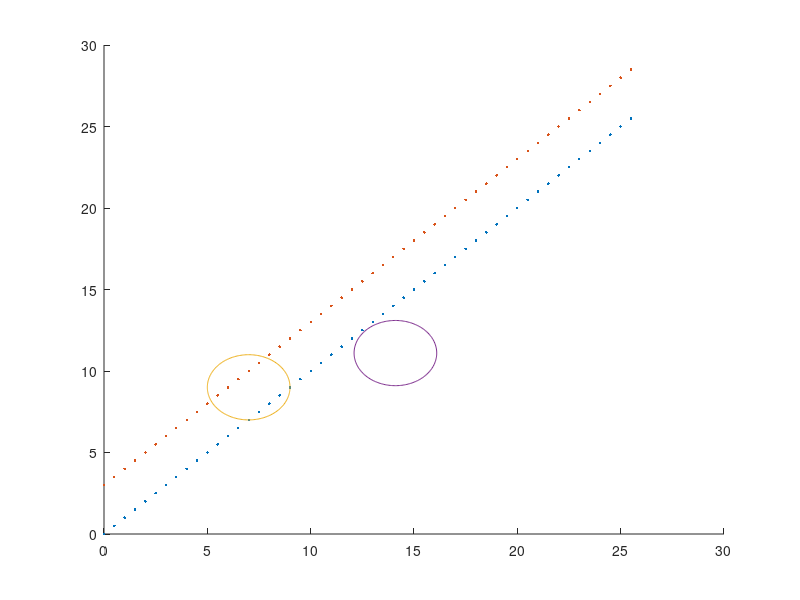

Reproduce this figure in MATLAB. (Note: this script raises an error after producing the figure.)
clc 
clear all
clf

A=[0 0;0 0];
B=[1 0;0 1];
C=eye(2,2);
D=zeros(2,2);

sys=ss(A,B,C,D);


Num_agen=2;


Ts=0.1;
sysd=c2d(sys,Ts);
Ad=sysd.A;
Bd=sysd.B;
T=50;
%% intial trajectory
count=1;
X(:,1)=[0;0 ; 0;3];
for t=0:Ts:5
    if t<2
        u(:,count)=5*ones(2*Num_agen,1);
    else
        u(:,count)=5*ones(2*Num_agen,1);
    end
    for i=1:Num_agen
        X((2*i-1):(2*i),count+1)=Ad*X((2*i-1):(2*i),count)+Bd*u((2*i-1):(2*i),count);
    end
    count=count+1;   
end

X0=X;
for i=1:Num_agen
    hold on
    plot(X((2*i-1),:),X((2*i),:),'.')
end


hold on

%%
N=length(X(1,:));
obs_center=[7,9; ...
    14.1,11.1];
R=[2,2];



alpha=1;
obs_num=length(R);
r_default=ones(Num_agen,1);

lambda=10000;

i=1;
figure(1)
tol=0.001;



hold on

theta=linspace(0,2*pi,201);
for j=1:obs_num
    x_theta=R(j)*cos(theta);
    y_theta=R(j)*sin(theta);
    plot(obs_center(j,1)+x_theta,obs_center(j,2)+y_theta)
end

for iteration=1:60
    
    



    cvx_begin 
        
        variable w(2*Num_agen,N-1)

        variable v(2*Num_agen,N-1)
        variable d(2*Num_agen,N)
        variable U(1,N-1)
        variable s(N*obs_num,Num_agen)

        variable X_diff(N-1,Num_agen)
        %variable s_pos(N)
        %minimize (  500*sum(U*Ts) + lambda*sum(sum(abs(v)))  + lambda*(sum(max(s(:,1),0))   +   1*sum(max(s(:,2),0))) )
        
        minimize (  500*sum(sum(X_diff)) + lambda*sum(sum(abs(v)))  + lambda*0.001*(   sum(sum(max(s,0)))   )) 

        subject to
        cvx_precision best
        %cvx_precision low
        E=eye(2);
        d(:,1)==zeros(2*Num_agen,1);

        for i=1:N-1
            for j=1:Num_agen


                -r_default(j,1)<=w((2*j-1):(2*j),i)<=r_default(j,1);
  


                X((2*j-1):(2*j),i+1)+d((2*j-1):(2*j),i+1)== ...
                    (Ad*X((2*j-1):(2*j),i)+Ad*d((2*j-1):(2*j),i))+ ...
                    (Bd*u((2*j-1):(2*j),i)+Bd*w((2*j-1):(2*j),i))+E*v((2*j-1):(2*j),i);
                U(i)==norm(u(:,i),2);

                X_diff(i,j)==norm(X((2*j-1):(2*j),i+1)-X((2*j-1):(2*j),i),2);





                for k=1:obs_num
                    R(k)-norm(X((2*j-1):(2*j),i)-obs_center(k,:)',2)- ...
                        (X((2*j-1):(2*j),i)-obs_center(k,:)')'*(X((2*j-1):(2*j),i)+d((2*j-1):(2*j),i)-obs_center(k,:)') ...
                        /norm(X((2*j-1):(2*j),i)-obs_center(k,:)',2)<=s((k-1)*(N-1)+i,j);
                end
            end

        end

        X(:,N)+d(:,N)==[20;20;25;25];
        
    cvx_end

    % 


    w=full(w);
    v=full(v);
    d=full(d);
    X=X+d;
    u=u+w;
    hold on
    for i=1:Num_agen
        hold on
        plot(X((2*i-1),:),X((2*i),:),'.')
    end
    ss=0;


    for i=1:N-1
        for j=1:Num_agen
            for k=1:obs_num
                ss((k-1)*(N-1)+i,j)=R(k)-norm(X((2*j-1):(2*j),i)-obs_center(k,:)',2);
            end
        end
    end

    ss_max=max(ss);

    for i=1:Num_agen
        if ss_max(i)<0
            r_default(i)=0;
        else
            r_default(i)=1;
        end
    end

    
    
    if max(max(ss))<0 && iteration>4
        break;
    end
    pause(0.01)
end


%%
figure(2)
hold on
for i=1:Num_agen
    hold on
    plot(X((2*i-1),:),X((2*i),:),'.')
    %plot(X0((2*i-1),:),X0((2*i),:),'.')
end

theta=linspace(0,2*pi,201);
xlim([0 20])
ylim([0 20])
for j=1:obs_num
    x_theta=R(j)*cos(theta);
    y_theta=R(j)*sin(theta);
    plot(obs_center(j,1)+x_theta,obs_center(j,2)+y_theta)
end






%% utility funcitons


function XX=stack_vec(X,u)
    XX=reshape(X(:,1:end-1),[length((X(:,1)))*length(X(1,:))-4,1]);
    uu=reshape(u,[length((u(:,1)))*length(u(1,:)),1]);
    XX=[XX;uu];
end


function [X,u]=unstack_vec(XX,uu)
    X=reshape(XX,[4,length(XX)/4]);
    u=reshape(uu,[2,length(uu)/2]);
end